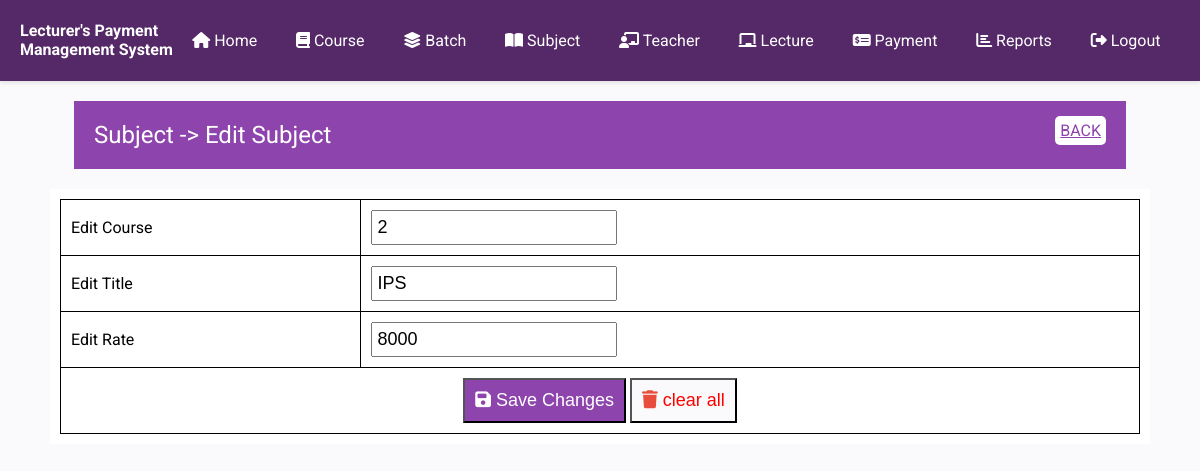
/Project/edit_subject.php?subjectid=2 (signed in), run on an earlier commit of the app's database.
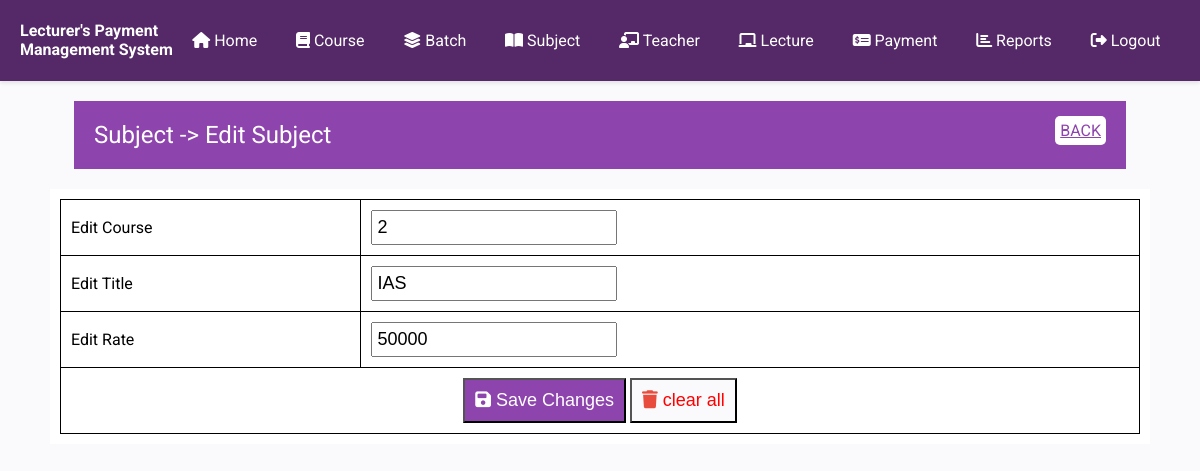
And on a later commit of the database.
### tables this page shows
CREATE TABLE IF NOT EXISTS `subject` (
  `id` int(11) NOT NULL AUTO_INCREMENT,
  `courseid` int(11) NOT NULL,
  `title` text NOT NULL,
  `rate` int(11) NOT NULL,
  `isdeleted` int(11) NOT NULL DEFAULT '0',
  PRIMARY KEY (`id`)
);

### Project/edit_subject.php (the view, shortened to what this page needs)
<?php
require_once('inc/connection.php');
require_once('inc/header-part.php');
?>
</head>
<body>
    <?php require_once('inc/menu.php');
        extract($_REQUEST);
        $sql="SELECT * FROM `subject` WHERE id=?";
        $cmd=$db->prepare($sql);
        $cmd->bindParam(1,$subjectid);
        $cmd->execute();
        $subject=$cmd->fetch();
        extract($subject);
    ?>
    <div class="heading">
        <div>
            <span>Subject -> Edit Subject</span>
            <span><a href="subject.php">BACK</a></span>
        </div>
    </div>
    <div class="container white-form">
        <form action="Submit/update_subject.php" method="post">
            <table id="input-table">
                <tr>
                <td>Edit Course</td>
                    <td>
                        <input type="text" name="courseid" id="courseid" class="input-box" required value="<?= $courseid ?>"/>
                    </td>
                </tr>
                <tr>
                    <td>Edit Title</td>
                    <td>
                        <input type="text" name="title" id="title" class="input-box" required value="<?= $title ?>"/>
                    </td>
                </tr>
                <tr>
                    <td>Edit Rate</td>
                    <td>
                        <input type="number" name="rate" id="rate" class="input-box" required value="<?= $rate ?>"/>
                    </td>
                </tr>
                <tr>
                    <td colspan="2" align="center">
                        <button type="submit" class="save">
                            <i class="fa fa-save"></i> Save Changes
                        </button>
                        <button type="reset" class="clear">
                            <i class="fa fa-trash"></i> clear all
                        </button>
                    </td>
                </tr>
            </table>
        </form>
    </div>
</body>
<?php
require_once('inc/footer.php');
?>

### Project/inc/header-part.php (shortened to what this page needs)
<!DOCTYPE html>
<html lang="en">
<head>
    <link rel="stylesheet" href="https://cdnjs.cloudflare.com/ajax/libs/font-awesome/6.1.1/css/all.min.css">
    <link rel="stylesheet" href="style.css" />

### Project/inc/menu.php
<div id="menu">
    <h4>Lecturer's Payment <br />Management System</h4>
    <ul>
        <li><a href=""><i class="fa fa-home"></i> Home</a></li>
        <li><a href="course.php"><i class="fa fa-book"></i> Course</a></li>
        <li><a href="batch.php"><i class="fa fa-layer-group"></i> Batch</a></li>
        <li><a href="subject.php"  ><i class="fa fa-book-open"></i> Subject</a></li>
        <li><a href="teacher.php"><i class="fa fa-chalkboard-teacher"></i> Teacher</a></li>
        <li><a href="lecture.php"><i class="fa fa-chalkboard"></i> Lecture</a></li>
        <li><a href="payment.php"><i class="fa fa-money-check-alt"></i> Payment</a></li>
        <li><a href="report.php"><i class="fa fa-chart-bar"></i> Reports</a></li>
        <li><a href="logout.php"><i class="fa fa-sign-out-alt"></i> Logout</a></li>
    </ul>
</div>

### Project/inc/footer.php
</html>

### Project/style.css (style rules this page uses)
body { font-family: 'Roboto', sans-serif; background-color: #fafafc; margin: 0; padding: 0; }
.container { width: 100%; max-width: 1200px; margin: 0 auto; }
.white-form { background-color: white; width: 90%; padding: 10px; }
#input-table { width: 100%; border-collapse: collapse; }
#input-table>tbody>tr>td { border: 1px solid black !important; padding: 10px; }
.input-box { padding: 5px; font-size: large; }
.save { background-color: #8e44ad; color: white; padding: 10px; font-size: large; }
.clear { background-color:#fafafc; color: red; padding: 10px; font-size: large; }
.fa-trash { color: #e74c3c; }
#menu { display: flex; justify-content: space-between; align-items: center; background-color: #552867; padding: 0px 20px; color: white; box-shadow: 0 2px 4px rgba(0, 0, 0, 0.1); }
#menu ul { list-style: none; display: flex; margin: 0; padding: 0; flex: 3; justify-content: space-around; }
#menu ul li { margin: 0; }
#menu ul li a { color: white; text-decoration: none; padding: 8px 15px; display: block; transition: background-color 0.3s ease; }
.heading { width: 86%; margin: auto; background-color: #8e44ad; color: white; margin-bottom: 20px; margin-top: 20px; padding: 10px; }
.heading>div { display: flex; justify-content: space-between; }
.heading>div>span>a { background-color: white; padding: 5px; border-radius: 5px; color: #8e44ad; }
.heading>* { padding: 10px; }
.heading>div>span:first-child { font-size: 1.5rem; }

What changed in the data, as far as the page shows it:
changed subject: title "IPS" → "IAS"; rate "8000" → "50000"
